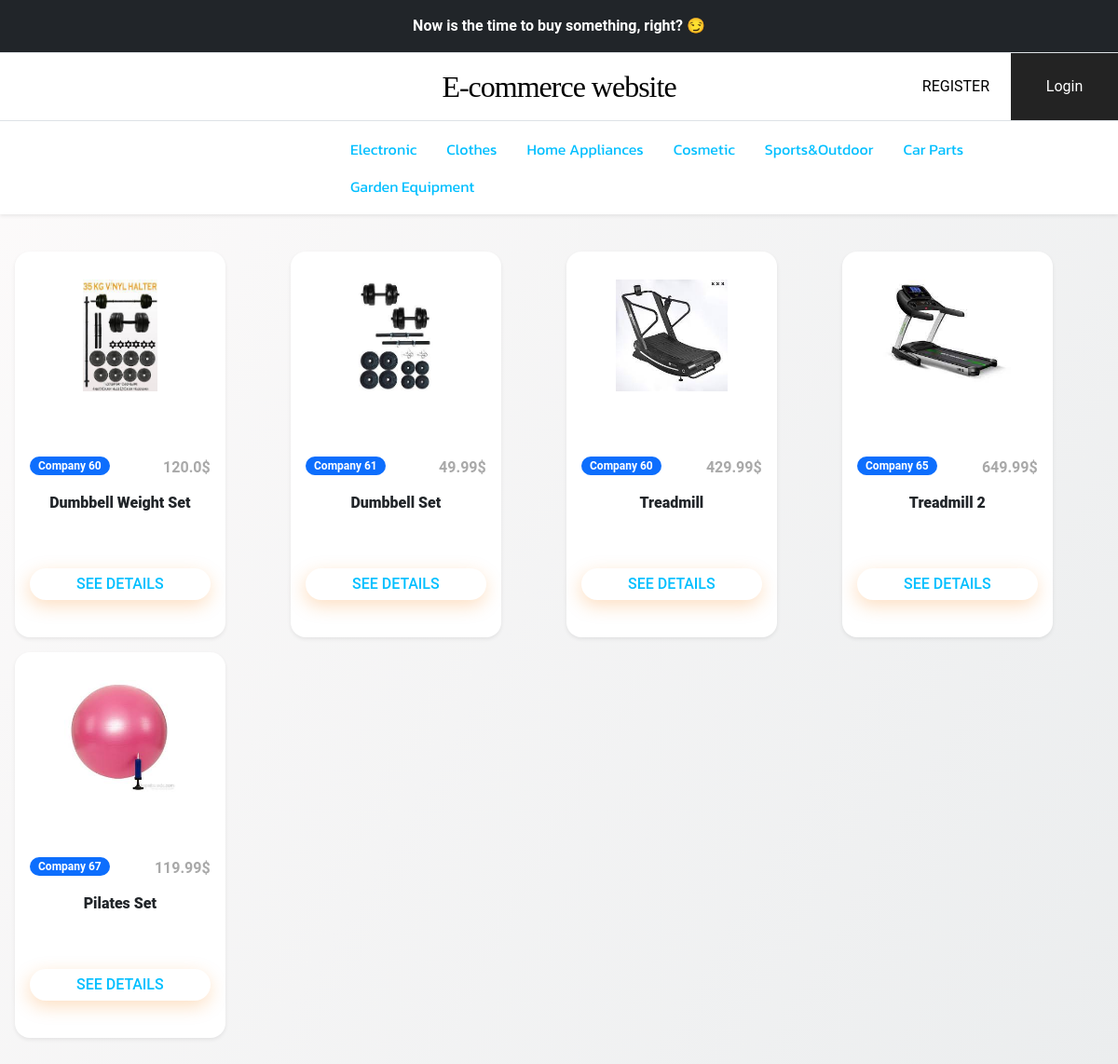
Screenshot of /sportandoutdoor/ with the database file from the repository.
### ecommerceapp/models.py (models this page shows, shortened)
class ProductsOnSale(models.Model):
    companyname = models.CharField(max_length=50)
    productType = models.CharField(max_length=30)
    productName = models.CharField(max_length=100)
    productPrice = models.FloatField()
    productdescription = models.CharField(max_length=800)
    creationDate = models.DateTimeField(auto_now_add= True)
    product_image = models.FileField(blank=True)

### ecommerceapp/views.py (the view)
# urls.py: path('sportandoutdoor/', views.sport_outdoor_page, name="sportandoutdoor"),
def sport_outdoor_page(request):
    sport_outdoor_items = models.ProductsOnSale.objects.filter(Q(productType="Sport Outdoor")).all()
    sport_outdoor_items_dict={"sport_outdoor_items": sport_outdoor_items}
    return render(request,'ecommerceapp/sportandoutdoor.html', context=sport_outdoor_items_dict)

### ecommerceapp/templates/ecommerceapp/sportandoutdoor.html (shortened to what this page needs)
{% extends "base.html" %}
{% block content %}
<main>
    <div class="container-fluid bg-transparent my-4 p-3" >
        <div class="row row-cols-1 row-cols-sm-2 row-cols-md-4 g-3">
            {% for item in sport_outdoor_items %}
            <div class="col">
                <div class="card h-100 shadow-sm">
                    <figure class="mb-4">
                        <img src="{{item.product_image.url}}" class="card-img-top" alt="...">
                    </figure>
                    <div class="card-body">
                        <div class="clearfix mb-3">
                            <span class="float-start badge rounded-pill bg-primary">{{item.companyname}}</span>
                            <span class="float-end price-hp">{{item.productPrice}}&dollar;</span>
                        </div>
                        <h5 class="card-title text-center">{{item.productName}}</h5>
                        <div class="text-center my-4">
                            <a href="/detail/{{item.pk}}" class="btn btn-warning">See Details</a>
                        </div>
                    </div>
                </div>
            </div>
            {% endfor %}
        </div>
    </div>
</main>
{% endblock %}

### templates/base.html (style rules this page uses)
a:link { color: deepskyblue; background-color: transparent; text-decoration: none; }
.badge { padding-left: 9px; padding-right: 9px; -webkit-border-radius: 9px; -moz-border-radius: 9px; border-radius: 9px; }

### ecommerceapp/templates/ecommerceapp/sportandoutdoor.html (style rules this page uses)
.card { display:inline-block; }
:root { --font1: 'Heebo', sans-serif;--font2: 'Fira Sans Extra Condensed', sans-serif;--font3: 'Roboto', sans-serif }
body { font-family: var(--font3);background-image: linear-gradient(120deg, #fdfbfb 0%, #ebedee 100%) }
.container-fluid { max-width: 1400px; }
.card { background: #fff;box-shadow: 0 6px 10px rgba(0, 0, 0, .08), 0 0 6px rgba(0, 0, 0, .05);transition: .3s transform cubic-bezier(.155, 1.105, .295, 1.12), .3s box-shadow, .3s -webkit-transform cubic-bezier(.155, 1.105, .295, 1.12);border: 0;border-radius: 1rem }
.card-img, .card-img-top { border-top-left-radius: calc(1rem - 1px);border-top-right-radius: calc(1rem - 1px) }
.card h5 { overflow: hidden;height: 56px;font-weight: 900;font-size: 1rem }
.card-img-top { width: 100%;max-height: 180px;object-fit: contain;padding: 30px }
.btn { font-size: 1rem;font-weight: 500;text-transform: uppercase;padding: 5px 50px 5px 50px }
.btn-warning { background: none #f7810a;color: #ffffff;fill: #ffffff;border: none;text-decoration: none;outline: 0;box-shadow: -1px 6px 19px rgba(247, 129, 10, 0.25);border-radius: 100px }
.price-hp { font-size: 1rem;font-weight: 600;color: darkgray }

### rows the page displays
ProductsOnSale: product_image (picture), companyname "Company 60", productPrice "120.0", productName "Dumbbell Weight Set"
ProductsOnSale: product_image (picture), companyname "Company 61", productPrice "49.99", productName "Dumbbell Set"
ProductsOnSale: product_image (picture), companyname "Company 60", productPrice "429.99", productName "Treadmill"
ProductsOnSale: product_image (picture), companyname "Company 65", productPrice "649.99", productName "Treadmill 2"
ProductsOnSale: product_image (picture), companyname "Company 67", productPrice "119.99", productName "Pilates Set"
